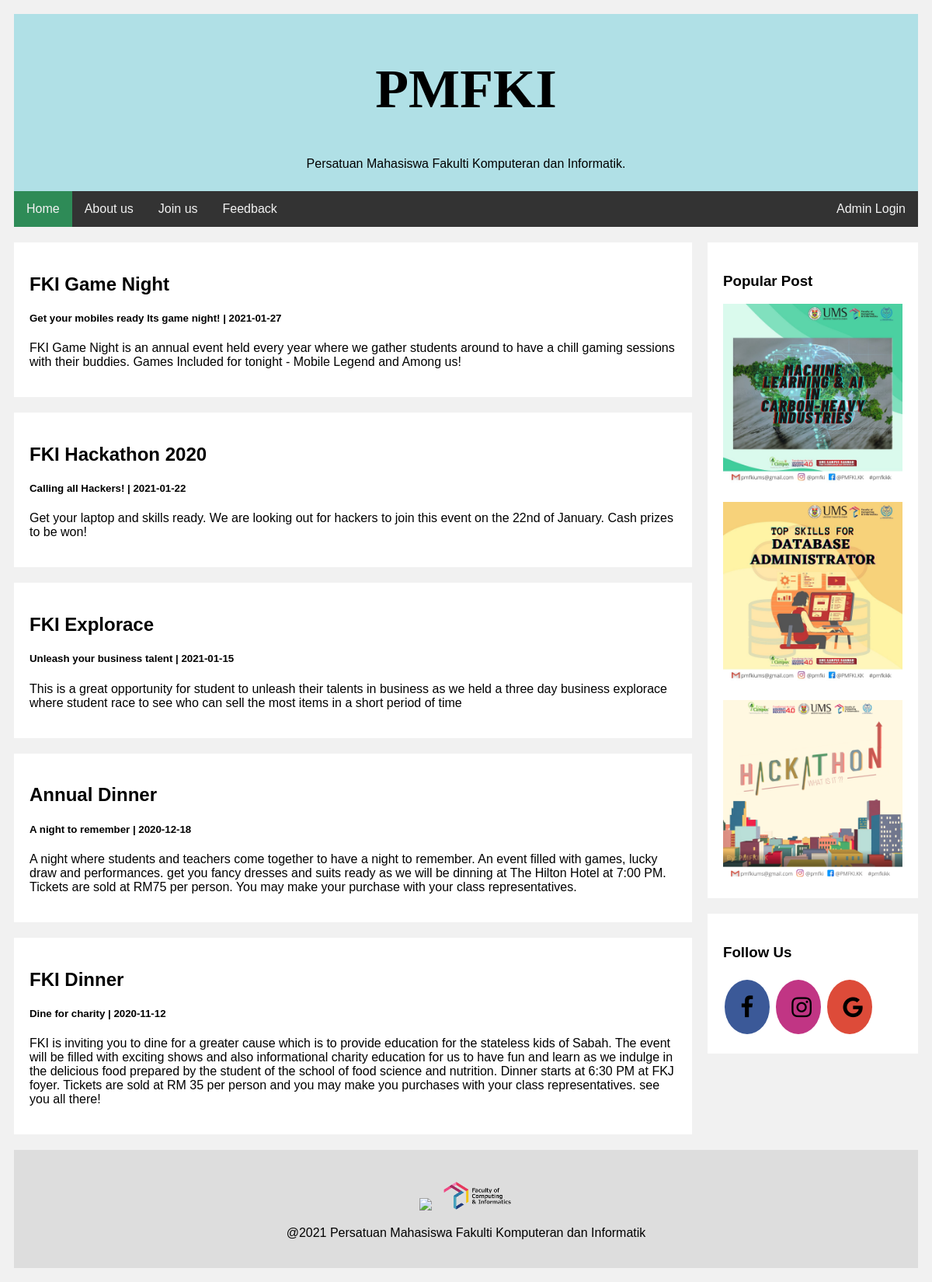
The page / on the database its author committed.
### tables this page shows
CREATE TABLE `event1` (
  `event_name` varchar(50) NOT NULL,
  `event_des` text NOT NULL,
  `event_date` date DEFAULT NULL,
  `event_text` text NOT NULL
);

### index.php (the view, shortened to what this page needs)
<?php
include("config.php");
?>
<!DOCTYPE html>
<html>
<link rel="stylesheet" href="https://cdnjs.cloudflare.com/ajax/libs/font-awesome/4.7.0/css/font-awesome.min.css">
<link href="styles.css" rel="stylesheet">
<head>
</head>
<body>
<div class="header">
  <h1>PMFKI</h1>
  <p>Persatuan Mahasiswa Fakulti Komputeran dan Informatik.</p>
</div>
<div class="tab">
<div class="topnav">
  <a class="tablinks" onclick="openNav(event,'home')" id="defaultOpen">Home</a>
  <a class="tablinks" onclick="openNav(event,'aboutus')">About us</a>
  <a class="tablinks" onclick="openNav(event, 'joinus')">Join us</a>
  <a class="tablinks" onclick="openNav(event, 'feedback')">Feedback</a>
  <a onclick="document.getElementById('id01').style.display='block'" style="width:auto; float:right;">Admin Login</a>
</div>
</div>
<div id="home" class="tabcontent">
	<div class="row">
		<div class="leftcolumn">
			<?php
			$sql = "SELECT * FROM event1 ORDER BY event_date DESC";
				if($result = mysqli_query($link, $sql)){
                    if(mysqli_num_rows($result) > 0){
						while($row = mysqli_fetch_array($result)){
                            echo "<div class=card>";
                            echo "<h2>" . $row['event_name'] . "</h2>";
                            echo "<h5>" . $row['event_des'] ." | ". $row['event_date']. "</h5>";
                            echo "<p>" . $row['event_text'] . "</p>";
							echo "</div>";
                            }
                        } else{
                            echo "<p class='lead'><em>No records were found.</em></p>";
                        }
                    } else{
                        echo "ERROR: Could not able to execute $sql. " . mysqli_error($link);
                    }
			?>
		</div>
		<div class="rightcolumn">
			<div class="card">
				<h3>Popular Post</h3>
				<img src="img/post.jpg" style="width:100%; height: 100%">
				<img src="img/post2.jpg" style="width:100%; height: 100%; padding-top: 20px">
				<img src="img/post3.png" style="width:100%; height: 100%; padding-top: 20px">
			</div>
			<div class="card">
				<h3>Follow Us</h3>
				<a href="https://www.facebook.com/PMFKI.KK" class="fa fa-facebook"></a>
				<a href="https://www.instagram.com/pmfki/?hl=en" class="fa fa-instagram"></a>
				<a href="#" class="fa fa-google"></a>
			</div>
		</div>
	</div>
</div>
<div class="footer">
  <img src="img/ums_logo.png" style="width:100px">
  <img src="img/fci_logo_1.png" style="width:100px; padding-left:10px">
  <p>@2021 Persatuan Mahasiswa Fakulti Komputeran dan Informatik</p>
</div>
</body>
</html>

### styles.css (style rules this page uses)
* { box-sizing: border-box; }
body { font-family: Arial; padding: 10px; background: #f1f1f1; }
.header { padding: 10px; text-align: center; background: powderblue; }
.header h1 { font-size: 70px; font-family: impact; }
.topnav { overflow: hidden; background-color: #333; }
.topnav a { float: left; display: block; color: #f2f2f2; text-align: center; padding: 14px 16px; text-decoration: none; }
.active { background-color: seagreen; color: white; }
.tabcontent { display:none; }
.leftcolumn { float: left; width: 75%; }
.rightcolumn { float: left; width: 25%; background-color: #f1f1f1; padding-left: 20px; }
.card { background-color: white; padding: 20px; margin-top: 20px; }
.row:after { content: ""; display: table; clear: both; }
.tabcontent { display: none; }
.fa { padding: 20px; font-size: 30px; width: 25%; text-align: center; text-decoration: none; margin: 5px 2px; border-radius: 50%; }
.fa-facebook { background: #3B5998; color: white; }
.fa-instagram { background: #C13584; color: white; }
.fa-google { background: #dd4b39; color: white; }
a:link { text-decoration: none; color: black; }
.footer { padding: 20px; text-align: center; background: #ddd; margin-top: 20px; }
.footer img { padding-top:20px }

### rows shown on the page
event1: event_name "FKI Game Night", event_des "Get your mobiles ready Its game night!", event_date "2021-01-27", event_text "FKI Game Night is an annual event held every year where we gather students around to have a chill gaming sessions with their buddies. Games Included for tonight - Mobile Legend and Among us!"
event1: event_name "FKI Hackathon 2020", event_des "Calling all Hackers!", event_date "2021-01-22", event_text "Get your laptop and skills ready. We are looking out for hackers to join this event on the 22nd of January. Cash prizes to be won!"
event1: event_name "FKI Explorace", event_des "Unleash your business talent", event_date "2021-01-15", event_text "This is a great opportunity for student to unleash their talents in business as we held a three day business explorace where student race to see who can sell the most items in a short period of time"
event1: event_name "Annual Dinner", event_des "A night to remember", event_date "2020-12-18", event_text "A night where students and teachers come together to have a night to remember. An event filled with games, lucky draw and performances. get you fancy dresses and suits ready as we will be dinning at The Hilton Hotel at 7:00 PM. Tickets are sold at RM75 per person. You may make your purchase with your class representatives."
event1: event_name "FKI Dinner", event_des "Dine for charity", event_date "2020-11-12", event_text "FKI is inviting you to dine for a greater cause which is to provide education for the stateless kids of Sabah. The event will be filled with exciting shows and also informational charity education for us to have fun and learn as we indulge in the delicious food prepared by the student of the school of food science and nutrition. Dinner starts at 6:30 PM at FKJ foyer. Tickets are sold at RM 35 per person and you may make you purchases with your class representatives. see you all there!"
